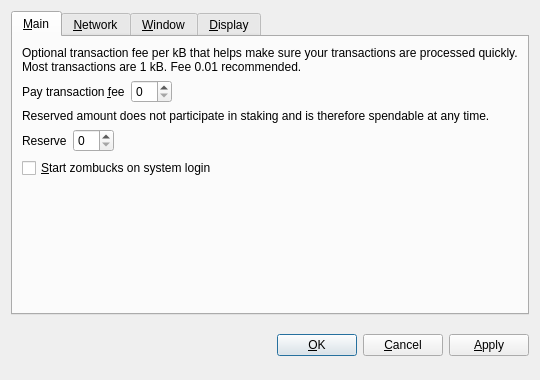
<?xml version="1.0" encoding="UTF-8"?>
<ui version="4.0">
 <class>OptionsDialog</class>
 <widget class="QDialog" name="OptionsDialog">
  <property name="geometry">
   <rect>
    <x>0</x>
    <y>0</y>
    <width>540</width>
    <height>380</height>
   </rect>
  </property>
  <property name="windowTitle">
   <string>Options</string>
  </property>
  <property name="modal">
   <bool>true</bool>
  </property>
  <layout class="QVBoxLayout" name="verticalLayout">
   <item>
    <widget class="QTabWidget" name="tabWidget">
     <property name="tabPosition">
      <enum>QTabWidget::North</enum>
     </property>
     <property name="currentIndex">
      <number>0</number>
     </property>
     <widget class="QWidget" name="tabMain">
      <attribute name="title">
       <string>&amp;Main</string>
      </attribute>
      <layout class="QVBoxLayout" name="verticalLayout_Main">
       <item>
        <widget class="QLabel" name="transactionFeeInfoLabel">
         <property name="text">
          <string>Optional transaction fee per kB that helps make sure your transactions are processed quickly. Most transactions are 1 kB. Fee 0.01 recommended.</string>
         </property>
         <property name="textFormat">
          <enum>Qt::PlainText</enum>
         </property>
         <property name="wordWrap">
          <bool>true</bool>
         </property>
        </widget>
       </item>
       <item>
        <layout class="QHBoxLayout" name="horizontalLayoutFee">
         <item>
          <widget class="QLabel" name="transactionFeeLabel">
           <property name="text">
            <string>Pay transaction &amp;fee</string>
           </property>
           <property name="textFormat">
            <enum>Qt::PlainText</enum>
           </property>
           <property name="buddy">
            <cstring>transactionFee</cstring>
           </property>
          </widget>
         </item>
         <item>
          <widget class="BitcoinAmountField" name="transactionFee"/>
         </item>
         <item>
          <spacer name="horizontalSpacerFee">
           <property name="orientation">
            <enum>Qt::Horizontal</enum>
           </property>
           <property name="sizeHint" stdset="0">
            <size>
             <width>40</width>
             <height>20</height>
            </size>
           </property>
          </spacer>
         </item>
        </layout>
       </item>
       <item>
        <widget class="QLabel" name="reserveBalanceInfoLabel">
         <property name="text">
          <string>Reserved amount does not participate in staking and is therefore spendable at any time.</string>
         </property>
         <property name="textFormat">
          <enum>Qt::PlainText</enum>
         </property>
         <property name="wordWrap">
          <bool>true</bool>
         </property>
        </widget>
       </item>
       <item>
        <layout class="QHBoxLayout" name="horizontalLayoutReserveBalance">
         <item>
          <widget class="QLabel" name="reserveBalanceLabel">
           <property name="text">
            <string>Reserve</string>
           </property>
           <property name="textFormat">
            <enum>Qt::PlainText</enum>
           </property>
           <property name="buddy">
            <cstring>reserveBalance</cstring>
           </property>
          </widget>
         </item>
         <item>
          <widget class="BitcoinAmountField" name="reserveBalance"/>
         </item>
         <item>
          <spacer name="horizontalSpacerReserveBalance">
           <property name="orientation">
            <enum>Qt::Horizontal</enum>
           </property>
           <property name="sizeHint" stdset="0">
            <size>
             <width>40</width>
             <height>20</height>
            </size>
           </property>
          </spacer>
         </item>
        </layout>
       </item>
       <item>
        <widget class="QCheckBox" name="bitcoinAtStartup">
         <property name="toolTip">
          <string>Automatically start zombucks after logging in to the system.</string>
         </property>
         <property name="text">
          <string>&amp;Start zombucks on system login</string>
         </property>
        </widget>
       </item>
       <item>
        <spacer name="verticalSpacer_Main">
         <property name="orientation">
          <enum>Qt::Vertical</enum>
         </property>
         <property name="sizeHint" stdset="0">
          <size>
           <width>20</width>
           <height>40</height>
          </size>
         </property>
        </spacer>
       </item>
      </layout>
     </widget>
     <widget class="QWidget" name="tabNetwork">
      <attribute name="title">
       <string>&amp;Network</string>
      </attribute>
      <layout class="QVBoxLayout" name="verticalLayout_Network">
       <item>
        <widget class="QCheckBox" name="mapPortUpnp">
         <property name="toolTip">
          <string>Automatically open the zombucks client port on the router. This only works when your router supports UPnP and it is enabled.</string>
         </property>
         <property name="text">
          <string>Map port using &amp;UPnP</string>
         </property>
        </widget>
       </item>
       <item>
        <widget class="QCheckBox" name="connectSocks">
         <property name="toolTip">
          <string>Connect to the zombucks network through a SOCKS proxy (e.g. when connecting through Tor).</string>
         </property>
         <property name="text">
          <string>&amp;Connect through SOCKS proxy:</string>
         </property>
        </widget>
       </item>
       <item>
        <layout class="QHBoxLayout" name="horizontalLayout_Network">
         <item>
          <widget class="QLabel" name="proxyIpLabel">
           <property name="text">
            <string>Proxy &amp;IP:</string>
           </property>
           <property name="textFormat">
            <enum>Qt::PlainText</enum>
           </property>
           <property name="buddy">
            <cstring>proxyIp</cstring>
           </property>
          </widget>
         </item>
         <item>
          <widget class="QValidatedLineEdit" name="proxyIp">
           <property name="maximumSize">
            <size>
             <width>140</width>
             <height>16777215</height>
            </size>
           </property>
           <property name="toolTip">
            <string>IP address of the proxy (e.g. 127.0.0.1)</string>
           </property>
          </widget>
         </item>
         <item>
          <widget class="QLabel" name="proxyPortLabel">
           <property name="text">
            <string>&amp;Port:</string>
           </property>
           <property name="textFormat">
            <enum>Qt::PlainText</enum>
           </property>
           <property name="buddy">
            <cstring>proxyPort</cstring>
           </property>
          </widget>
         </item>
         <item>
          <widget class="QLineEdit" name="proxyPort">
           <property name="maximumSize">
            <size>
             <width>55</width>
             <height>16777215</height>
            </size>
           </property>
           <property name="toolTip">
            <string>Port of the proxy (e.g. 9050)</string>
           </property>
          </widget>
         </item>
         <item>
          <widget class="QLabel" name="socksVersionLabel">
           <property name="text">
            <string>SOCKS &amp;Version:</string>
           </property>
           <property name="textFormat">
            <enum>Qt::PlainText</enum>
           </property>
           <property name="buddy">
            <cstring>socksVersion</cstring>
           </property>
          </widget>
         </item>
         <item>
          <widget class="QValueComboBox" name="socksVersion">
           <property name="toolTip">
            <string>SOCKS version of the proxy (e.g. 5)</string>
           </property>
          </widget>
         </item>
         <item>
          <spacer name="horizontalSpacer_Network">
           <property name="orientation">
            <enum>Qt::Horizontal</enum>
           </property>
           <property name="sizeHint" stdset="0">
            <size>
             <width>40</width>
             <height>20</height>
            </size>
           </property>
          </spacer>
         </item>
        </layout>
       </item>
       <item>
        <spacer name="verticalSpacer_Network">
         <property name="orientation">
          <enum>Qt::Vertical</enum>
         </property>
         <property name="sizeHint" stdset="0">
          <size>
           <width>20</width>
           <height>40</height>
          </size>
         </property>
        </spacer>
       </item>
      </layout>
     </widget>
     <widget class="QWidget" name="tabWindow">
      <attribute name="title">
       <string>&amp;Window</string>
      </attribute>
      <layout class="QVBoxLayout" name="verticalLayout_Window">
       <item>
        <widget class="QCheckBox" name="minimizeToTray">
         <property name="toolTip">
          <string>Show only a tray icon after minimizing the window.</string>
         </property>
         <property name="text">
          <string>&amp;Minimize to the tray instead of the taskbar</string>
         </property>
        </widget>
       </item>
       <item>
        <widget class="QCheckBox" name="minimizeOnClose">
         <property name="toolTip">
          <string>Minimize instead of exit the application when the window is closed. When this option is enabled, the application will be closed only after selecting Quit in the menu.</string>
         </property>
         <property name="text">
          <string>M&amp;inimize on close</string>
         </property>
        </widget>
       </item>
       <item>
        <spacer name="verticalSpacer_Window">
         <property name="orientation">
          <enum>Qt::Vertical</enum>
         </property>
         <property name="sizeHint" stdset="0">
          <size>
           <width>20</width>
           <height>40</height>
          </size>
         </property>
        </spacer>
       </item>
      </layout>
     </widget>
     <widget class="QWidget" name="tabDisplay">
      <attribute name="title">
       <string>&amp;Display</string>
      </attribute>
      <layout class="QVBoxLayout" name="verticalLayout_Display">
       <item>
        <layout class="QHBoxLayout" name="horizontalLayout_1_Display">
         <item>
          <widget class="QLabel" name="langLabel">
           <property name="text">
            <string>User Interface &amp;language:</string>
           </property>
           <property name="textFormat">
            <enum>Qt::PlainText</enum>
           </property>
           <property name="buddy">
            <cstring>lang</cstring>
           </property>
          </widget>
         </item>
         <item>
          <widget class="QValueComboBox" name="lang">
           <property name="toolTip">
            <string>The user interface language can be set here. This setting will take effect after restarting zombucks.</string>
           </property>
          </widget>
         </item>
        </layout>
       </item>
       <item>
        <layout class="QHBoxLayout" name="horizontalLayout_2_Display">
         <item>
          <widget class="QLabel" name="unitLabel">
           <property name="text">
            <string>&amp;Unit to show amounts in:</string>
           </property>
           <property name="textFormat">
            <enum>Qt::PlainText</enum>
           </property>
           <property name="buddy">
            <cstring>unit</cstring>
           </property>
          </widget>
         </item>
         <item>
          <widget class="QValueComboBox" name="unit">
           <property name="toolTip">
            <string>Choose the default subdivision unit to show in the interface and when sending coins.</string>
           </property>
          </widget>
         </item>
        </layout>
       </item>
       <item>
        <widget class="QCheckBox" name="displayAddresses">
         <property name="toolTip">
          <string>Whether to show zombucks addresses in the transaction list or not.</string>
         </property>
         <property name="text">
          <string>&amp;Display addresses in transaction list</string>
         </property>
        </widget>
       </item>
       <item>
        <widget class="QCheckBox" name="coinControlFeatures">
         <property name="toolTip">
          <string>Whether to show coin control features or not.</string>
         </property>
         <property name="text">
          <string>Display coin &amp;control features (experts only!)</string>
         </property>
        </widget>
       </item>
       <item>
        <spacer name="verticalSpacer_Display">
         <property name="orientation">
          <enum>Qt::Vertical</enum>
         </property>
         <property name="sizeHint" stdset="0">
          <size>
           <width>20</width>
           <height>40</height>
          </size>
         </property>
        </spacer>
       </item>
      </layout>
     </widget>
    </widget>
   </item>
   <item>
    <layout class="QHBoxLayout" name="horizontalLayout_Buttons">
     <item>
      <spacer name="horizontalSpacer_1">
       <property name="orientation">
        <enum>Qt::Horizontal</enum>
       </property>
       <property name="sizeHint" stdset="0">
        <size>
         <width>40</width>
         <height>48</height>
        </size>
       </property>
      </spacer>
     </item>
     <item>
      <widget class="QLabel" name="statusLabel">
       <property name="font">
        <font>
         <weight>75</weight>
         <bold>true</bold>
        </font>
       </property>
       <property name="text">
        <string/>
       </property>
       <property name="textFormat">
        <enum>Qt::PlainText</enum>
       </property>
       <property name="wordWrap">
        <bool>true</bool>
       </property>
      </widget>
     </item>
     <item>
      <spacer name="horizontalSpacer_2">
       <property name="orientation">
        <enum>Qt::Horizontal</enum>
       </property>
       <property name="sizeHint" stdset="0">
        <size>
         <width>40</width>
         <height>48</height>
        </size>
       </property>
      </spacer>
     </item>
     <item>
      <widget class="QPushButton" name="okButton">
       <property name="text">
        <string>&amp;OK</string>
       </property>
      </widget>
     </item>
     <item>
      <widget class="QPushButton" name="cancelButton">
       <property name="text">
        <string>&amp;Cancel</string>
       </property>
       <property name="autoDefault">
        <bool>false</bool>
       </property>
      </widget>
     </item>
     <item>
      <widget class="QPushButton" name="applyButton">
       <property name="text">
        <string>&amp;Apply</string>
       </property>
       <property name="autoDefault">
        <bool>false</bool>
       </property>
      </widget>
     </item>
    </layout>
   </item>
  </layout>
 </widget>
 <customwidgets>
  <customwidget>
   <class>BitcoinAmountField</class>
   <extends>QSpinBox</extends>
   <header>bitcoinamountfield.h</header>
  </customwidget>
  <customwidget>
   <class>QValueComboBox</class>
   <extends>QComboBox</extends>
   <header>qvaluecombobox.h</header>
  </customwidget>
  <customwidget>
   <class>QValidatedLineEdit</class>
   <extends>QLineEdit</extends>
   <header>qvalidatedlineedit.h</header>
  </customwidget>
 </customwidgets>
 <resources/>
 <connections/>
</ui>
